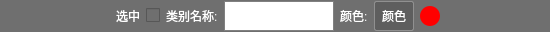
<?xml version="1.0" encoding="UTF-8"?>
<ui version="4.0">
 <class>moreTypeForm</class>
 <widget class="QWidget" name="moreTypeForm">
  <property name="geometry">
   <rect>
    <x>0</x>
    <y>0</y>
    <width>550</width>
    <height>32</height>
   </rect>
  </property>
  <property name="maximumSize">
   <size>
    <width>16777215</width>
    <height>32</height>
   </size>
  </property>
  <property name="windowTitle">
   <string>moreTypeForm</string>
  </property>
  <property name="styleSheet">
   <string notr="true"> border-left: 0px solid #00aa00;
 border-right: 0px solid #00aa00;
 border-top: 0px solid #00aa00;
 border-bottom: 0px solid #00aa00;
 background-color: rgb(111, 111, 111);</string>
  </property>
  <layout class="QGridLayout" name="gridLayout">
   <property name="leftMargin">
    <number>0</number>
   </property>
   <property name="topMargin">
    <number>0</number>
   </property>
   <property name="rightMargin">
    <number>0</number>
   </property>
   <property name="bottomMargin">
    <number>0</number>
   </property>
   <property name="spacing">
    <number>0</number>
   </property>
   <item row="0" column="0">
    <layout class="QHBoxLayout" name="horizontalLayout">
     <item>
      <spacer name="horizontalSpacer">
       <property name="orientation">
        <enum>Qt::Horizontal</enum>
       </property>
       <property name="sizeHint" stdset="0">
        <size>
         <width>40</width>
         <height>20</height>
        </size>
       </property>
      </spacer>
     </item>
     <item>
      <widget class="QCheckBox" name="checkBox">
       <property name="minimumSize">
        <size>
         <width>50</width>
         <height>0</height>
        </size>
       </property>
       <property name="font">
        <font>
         <pointsize>9</pointsize>
        </font>
       </property>
       <property name="layoutDirection">
        <enum>Qt::RightToLeft</enum>
       </property>
       <property name="styleSheet">
        <string notr="true">color: rgb(255, 255, 255);</string>
       </property>
       <property name="text">
        <string>选中</string>
       </property>
      </widget>
     </item>
     <item>
      <widget class="QLabel" name="label_name">
       <property name="maximumSize">
        <size>
         <width>16777215</width>
         <height>30</height>
        </size>
       </property>
       <property name="font">
        <font>
         <pointsize>9</pointsize>
        </font>
       </property>
       <property name="styleSheet">
        <string notr="true">color: rgb(255, 255, 255);</string>
       </property>
       <property name="text">
        <string>类别名称:</string>
       </property>
      </widget>
     </item>
     <item>
      <widget class="QLineEdit" name="lineEdit_name">
       <property name="minimumSize">
        <size>
         <width>0</width>
         <height>30</height>
        </size>
       </property>
       <property name="maximumSize">
        <size>
         <width>16777215</width>
         <height>30</height>
        </size>
       </property>
       <property name="font">
        <font>
         <pointsize>9</pointsize>
        </font>
       </property>
       <property name="styleSheet">
        <string notr="true">background-color: rgb(255, 255, 255);
color: rgb(0, 0, 0);
border:1px solid gray;</string>
       </property>
       <property name="text">
        <string/>
       </property>
      </widget>
     </item>
     <item>
      <widget class="QLabel" name="label">
       <property name="maximumSize">
        <size>
         <width>16777215</width>
         <height>30</height>
        </size>
       </property>
       <property name="font">
        <font>
         <pointsize>9</pointsize>
        </font>
       </property>
       <property name="styleSheet">
        <string notr="true">color: rgb(255, 255, 255);</string>
       </property>
       <property name="text">
        <string>颜色:</string>
       </property>
      </widget>
     </item>
     <item>
      <widget class="QToolButton" name="toolButton_changeColor">
       <property name="minimumSize">
        <size>
         <width>40</width>
         <height>0</height>
        </size>
       </property>
       <property name="maximumSize">
        <size>
         <width>40</width>
         <height>30</height>
        </size>
       </property>
       <property name="font">
        <font>
         <pointsize>9</pointsize>
        </font>
       </property>
       <property name="styleSheet">
        <string notr="true">QToolButton#toolButton_changeColor{
color: rgb(255, 255, 255);
border-radius:2px;
background:#5e5e5e;
border: 1px solid rgb(144, 144, 144);
}
QToolButton#toolButton_changeColor:checked {  
    /* 改变背景色 */    
	background-color: rgb(0, 170, 255);
}
QToolButton#toolButton_changeColor:hover {
background-color: rgb(0, 170, 255);
}
QToolTip{
border: 0px solid black;
background-color:  rgb(74, 74, 74);
color:white
}</string>
       </property>
       <property name="text">
        <string>颜色</string>
       </property>
      </widget>
     </item>
     <item>
      <widget class="QLabel" name="label_color">
       <property name="minimumSize">
        <size>
         <width>20</width>
         <height>20</height>
        </size>
       </property>
       <property name="maximumSize">
        <size>
         <width>20</width>
         <height>20</height>
        </size>
       </property>
       <property name="styleSheet">
        <string notr="true">background-color: rgb(255, 0, 0);
border-radius:10px</string>
       </property>
       <property name="text">
        <string/>
       </property>
      </widget>
     </item>
     <item>
      <spacer name="horizontalSpacer_2">
       <property name="orientation">
        <enum>Qt::Horizontal</enum>
       </property>
       <property name="sizeHint" stdset="0">
        <size>
         <width>40</width>
         <height>20</height>
        </size>
       </property>
      </spacer>
     </item>
    </layout>
   </item>
  </layout>
 </widget>
 <layoutdefault spacing="6" margin="11"/>
 <resources/>
 <connections/>
</ui>
